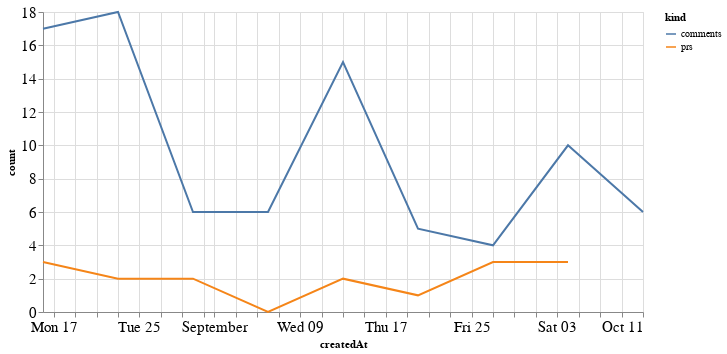

The notebook cell saved with this chart:
### Code cell
alt.Chart(total_time, width=600).mark_line().encode(
    x='createdAt',
    y='count',
    color='kind'
)

### Figure 1 — Vega-Lite specification as saved in the notebook (floating-point values rounded to 4 significant figures)
{"config": {"axisLeft": {"labelFontSize": 15}, "axisBottom": {"labelFontSize": 15}}, "data": {"name": "data-4c390223f84af72656c7aee3f69ff925"}, "mark": "line", "encoding": {"color": {"type": "nominal", "field": "kind"}, "x": {"type": "temporal", "field": "createdAt"}, "y": {"type": "quantitative", "field": "count"}}, "width": 600, "$schema": "https://vega.github.io/schema/vega-lite/v4.8.1.json", "datasets": {"data-4c390223f84af72656c7aee3f69ff925": [{"createdAt": "2020-08-16T00:00:00", "kind": "prs", "count": 3.0}, {"createdAt": "2020-08-23T00:00:00", "kind": "prs", "count": 2.0}, {"createdAt": "2020-08-30T00:00:00", "kind": "prs", "count": 2.0}, {"createdAt": "2020-09-06T00:00:00", "kind": "prs", "count": 0.0}, {"createdAt": "2020-09-13T00:00:00", "kind": "prs", "count": 2.0}, {"createdAt": "2020-09-20T00:00:00", "kind": "prs", "count": 1.0}, {"createdAt": "2020-09-27T00:00:00", "kind": "prs", "count": 3.0}, {"createdAt": "2020-10-04T00:00:00", "kind": "prs", "count": 3.0}, {"createdAt": "2020-10-11T00:00:00", "kind": "prs", "count": null}, {"createdAt": "2020-08-16T00:00:00", "kind": "comments", "count": 17.0}, {"createdAt": "2020-08-23T00:00:00", "kind": "comments", "count": 18.0}, {"createdAt": "2020-08-30T00:00:00", "kind": "comments", "count": 6.0}, {"createdAt": "2020-09-06T00:00:00", "kind": "comments", "count": 6.0}, {"createdAt": "2020-09-13T00:00:00", "kind": "comments", "count": 15.0}, {"createdAt": "2020-09-20T00:00:00", "kind": "comments", "count": 5.0}, {"createdAt": "2020-09-27T00:00:00", "kind": "comments", "count": 4.0}, {"createdAt": "2020-10-04T00:00:00", "kind": "comments", "count": 10.0}, {"createdAt": "2020-10-11T00:00:00", "kind": "comments", "count": 6.0}]}}
